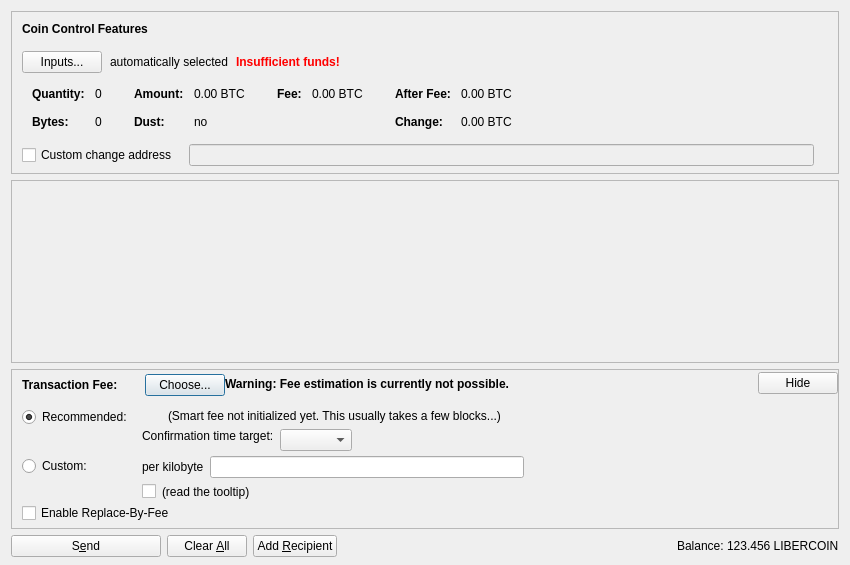
<?xml version="1.0" encoding="UTF-8"?>
<ui version="4.0">
 <class>SendCoinsDialog</class>
 <widget class="QDialog" name="SendCoinsDialog">
  <property name="geometry">
   <rect>
    <x>0</x>
    <y>0</y>
    <width>850</width>
    <height>565</height>
   </rect>
  </property>
  <property name="windowTitle">
   <string>Send Coins</string>
  </property>
  <layout class="QVBoxLayout" name="verticalLayout" stretch="0,1,0,0">
   <property name="bottomMargin">
    <number>8</number>
   </property>
   <item>
    <widget class="QFrame" name="frameCoinControl">
     <property name="sizePolicy">
      <sizepolicy hsizetype="Expanding" vsizetype="Expanding">
       <horstretch>0</horstretch>
       <verstretch>0</verstretch>
      </sizepolicy>
     </property>
     <property name="maximumSize">
      <size>
       <width>16777215</width>
       <height>16777215</height>
      </size>
     </property>
     <property name="frameShape">
      <enum>QFrame::StyledPanel</enum>
     </property>
     <property name="frameShadow">
      <enum>QFrame::Sunken</enum>
     </property>
     <layout class="QVBoxLayout" name="verticalLayoutCoinControl2">
      <property name="spacing">
       <number>0</number>
      </property>
      <property name="leftMargin">
       <number>0</number>
      </property>
      <property name="topMargin">
       <number>0</number>
      </property>
      <property name="rightMargin">
       <number>0</number>
      </property>
      <property name="bottomMargin">
       <number>6</number>
      </property>
      <item>
       <layout class="QVBoxLayout" name="verticalLayoutCoinControl" stretch="0,0,0,0,1">
        <property name="spacing">
         <number>0</number>
        </property>
        <property name="leftMargin">
         <number>10</number>
        </property>
        <property name="topMargin">
         <number>10</number>
        </property>
        <item>
         <layout class="QHBoxLayout" name="horizontalLayoutCoinControl1">
          <property name="bottomMargin">
           <number>15</number>
          </property>
          <item>
           <widget class="QLabel" name="labelCoinControlFeatures">
            <property name="sizePolicy">
             <sizepolicy hsizetype="Preferred" vsizetype="Maximum">
              <horstretch>0</horstretch>
              <verstretch>0</verstretch>
             </sizepolicy>
            </property>
            <property name="font">
             <font>
              <weight>75</weight>
              <bold>true</bold>
             </font>
            </property>
            <property name="styleSheet">
             <string notr="true">font-weight:bold;</string>
            </property>
            <property name="text">
             <string>Coin Control Features</string>
            </property>
           </widget>
          </item>
         </layout>
        </item>
        <item>
         <layout class="QHBoxLayout" name="horizontalLayoutCoinControl2" stretch="0,0,0,0">
          <property name="spacing">
           <number>8</number>
          </property>
          <property name="bottomMargin">
           <number>10</number>
          </property>
          <item>
           <widget class="QPushButton" name="pushButtonCoinControl">
            <property name="styleSheet">
             <string notr="true"/>
            </property>
            <property name="text">
             <string>Inputs...</string>
            </property>
            <property name="autoDefault">
             <bool>false</bool>
            </property>
           </widget>
          </item>
          <item>
           <widget class="QLabel" name="labelCoinControlAutomaticallySelected">
            <property name="text">
             <string>automatically selected</string>
            </property>
            <property name="margin">
             <number>5</number>
            </property>
           </widget>
          </item>
          <item>
           <widget class="QLabel" name="labelCoinControlInsuffFunds">
            <property name="font">
             <font>
              <weight>75</weight>
              <bold>true</bold>
             </font>
            </property>
            <property name="styleSheet">
             <string notr="true">color:red;font-weight:bold;</string>
            </property>
            <property name="text">
             <string>Insufficient funds!</string>
            </property>
            <property name="margin">
             <number>5</number>
            </property>
           </widget>
          </item>
          <item>
           <spacer name="horizontalSpacerCoinControl">
            <property name="orientation">
             <enum>Qt::Horizontal</enum>
            </property>
            <property name="sizeHint" stdset="0">
             <size>
              <width>40</width>
              <height>1</height>
             </size>
            </property>
           </spacer>
          </item>
         </layout>
        </item>
        <item>
         <widget class="QWidget" name="widgetCoinControl" native="true">
          <property name="sizePolicy">
           <sizepolicy hsizetype="Preferred" vsizetype="Preferred">
            <horstretch>0</horstretch>
            <verstretch>0</verstretch>
           </sizepolicy>
          </property>
          <property name="minimumSize">
           <size>
            <width>0</width>
            <height>0</height>
           </size>
          </property>
          <property name="styleSheet">
           <string notr="true"/>
          </property>
          <layout class="QHBoxLayout" name="horizontalLayoutCoinControl5">
           <property name="leftMargin">
            <number>0</number>
           </property>
           <property name="topMargin">
            <number>0</number>
           </property>
           <property name="rightMargin">
            <number>0</number>
           </property>
           <property name="bottomMargin">
            <number>0</number>
           </property>
           <item>
            <layout class="QHBoxLayout" name="horizontalLayoutCoinControl3" stretch="0,0,0,1">
             <property name="spacing">
              <number>20</number>
             </property>
             <property name="topMargin">
              <number>0</number>
             </property>
             <property name="bottomMargin">
              <number>10</number>
             </property>
             <item>
              <layout class="QFormLayout" name="formLayoutCoinControl1">
               <property name="horizontalSpacing">
                <number>10</number>
               </property>
               <property name="verticalSpacing">
                <number>14</number>
               </property>
               <property name="leftMargin">
                <number>10</number>
               </property>
               <property name="topMargin">
                <number>4</number>
               </property>
               <property name="rightMargin">
                <number>6</number>
               </property>
               <item row="0" column="0">
                <widget class="QLabel" name="labelCoinControlQuantityText">
                 <property name="font">
                  <font>
                   <weight>75</weight>
                   <bold>true</bold>
                  </font>
                 </property>
                 <property name="text">
                  <string>Quantity:</string>
                 </property>
                 <property name="margin">
                  <number>0</number>
                 </property>
                </widget>
               </item>
               <item row="0" column="1">
                <widget class="QLabel" name="labelCoinControlQuantity">
                 <property name="cursor">
                  <cursorShape>IBeamCursor</cursorShape>
                 </property>
                 <property name="contextMenuPolicy">
                  <enum>Qt::ActionsContextMenu</enum>
                 </property>
                 <property name="text">
                  <string notr="true">0</string>
                 </property>
                 <property name="margin">
                  <number>0</number>
                 </property>
                 <property name="textInteractionFlags">
                  <set>Qt::LinksAccessibleByMouse|Qt::TextSelectableByKeyboard|Qt::TextSelectableByMouse</set>
                 </property>
                </widget>
               </item>
               <item row="1" column="0">
                <widget class="QLabel" name="labelCoinControlBytesText">
                 <property name="font">
                  <font>
                   <weight>75</weight>
                   <bold>true</bold>
                  </font>
                 </property>
                 <property name="text">
                  <string>Bytes:</string>
                 </property>
                </widget>
               </item>
               <item row="1" column="1">
                <widget class="QLabel" name="labelCoinControlBytes">
                 <property name="cursor">
                  <cursorShape>IBeamCursor</cursorShape>
                 </property>
                 <property name="contextMenuPolicy">
                  <enum>Qt::ActionsContextMenu</enum>
                 </property>
                 <property name="text">
                  <string notr="true">0</string>
                 </property>
                 <property name="textInteractionFlags">
                  <set>Qt::LinksAccessibleByMouse|Qt::TextSelectableByKeyboard|Qt::TextSelectableByMouse</set>
                 </property>
                </widget>
               </item>
              </layout>
             </item>
             <item>
              <layout class="QFormLayout" name="formLayoutCoinControl2">
               <property name="horizontalSpacing">
                <number>10</number>
               </property>
               <property name="verticalSpacing">
                <number>14</number>
               </property>
               <property name="leftMargin">
                <number>6</number>
               </property>
               <property name="topMargin">
                <number>4</number>
               </property>
               <property name="rightMargin">
                <number>6</number>
               </property>
               <item row="0" column="0">
                <widget class="QLabel" name="labelCoinControlAmountText">
                 <property name="font">
                  <font>
                   <weight>75</weight>
                   <bold>true</bold>
                  </font>
                 </property>
                 <property name="text">
                  <string>Amount:</string>
                 </property>
                 <property name="margin">
                  <number>0</number>
                 </property>
                </widget>
               </item>
               <item row="0" column="1">
                <widget class="QLabel" name="labelCoinControlAmount">
                 <property name="cursor">
                  <cursorShape>IBeamCursor</cursorShape>
                 </property>
                 <property name="contextMenuPolicy">
                  <enum>Qt::ActionsContextMenu</enum>
                 </property>
                 <property name="text">
                  <string notr="true">0.00 BTC</string>
                 </property>
                 <property name="textInteractionFlags">
                  <set>Qt::LinksAccessibleByMouse|Qt::TextSelectableByKeyboard|Qt::TextSelectableByMouse</set>
                 </property>
                </widget>
               </item>
               <item row="1" column="0">
                <widget class="QLabel" name="labelCoinControlLowOutputText">
                 <property name="font">
                  <font>
                   <weight>75</weight>
                   <bold>true</bold>
                  </font>
                 </property>
                 <property name="text">
                  <string>Dust:</string>
                 </property>
                </widget>
               </item>
               <item row="1" column="1">
                <widget class="QLabel" name="labelCoinControlLowOutput">
                 <property name="cursor">
                  <cursorShape>IBeamCursor</cursorShape>
                 </property>
                 <property name="contextMenuPolicy">
                  <enum>Qt::ActionsContextMenu</enum>
                 </property>
                 <property name="text">
                  <string notr="true">no</string>
                 </property>
                 <property name="textInteractionFlags">
                  <set>Qt::LinksAccessibleByMouse|Qt::TextSelectableByKeyboard|Qt::TextSelectableByMouse</set>
                 </property>
                </widget>
               </item>
              </layout>
             </item>
             <item>
              <layout class="QFormLayout" name="formLayoutCoinControl3">
               <property name="horizontalSpacing">
                <number>10</number>
               </property>
               <property name="verticalSpacing">
                <number>14</number>
               </property>
               <property name="leftMargin">
                <number>6</number>
               </property>
               <property name="topMargin">
                <number>4</number>
               </property>
               <property name="rightMargin">
                <number>6</number>
               </property>
               <item row="0" column="0">
                <widget class="QLabel" name="labelCoinControlFeeText">
                 <property name="font">
                  <font>
                   <weight>75</weight>
                   <bold>true</bold>
                  </font>
                 </property>
                 <property name="text">
                  <string>Fee:</string>
                 </property>
                 <property name="margin">
                  <number>0</number>
                 </property>
                </widget>
               </item>
               <item row="0" column="1">
                <widget class="QLabel" name="labelCoinControlFee">
                 <property name="cursor">
                  <cursorShape>IBeamCursor</cursorShape>
                 </property>
                 <property name="contextMenuPolicy">
                  <enum>Qt::ActionsContextMenu</enum>
                 </property>
                 <property name="text">
                  <string notr="true">0.00 BTC</string>
                 </property>
                 <property name="textInteractionFlags">
                  <set>Qt::LinksAccessibleByMouse|Qt::TextSelectableByKeyboard|Qt::TextSelectableByMouse</set>
                 </property>
                </widget>
               </item>
              </layout>
             </item>
             <item>
              <layout class="QFormLayout" name="formLayoutCoinControl4">
               <property name="horizontalSpacing">
                <number>10</number>
               </property>
               <property name="verticalSpacing">
                <number>14</number>
               </property>
               <property name="leftMargin">
                <number>6</number>
               </property>
               <property name="topMargin">
                <number>4</number>
               </property>
               <property name="rightMargin">
                <number>6</number>
               </property>
               <item row="0" column="0">
                <widget class="QLabel" name="labelCoinControlAfterFeeText">
                 <property name="font">
                  <font>
                   <weight>75</weight>
                   <bold>true</bold>
                  </font>
                 </property>
                 <property name="text">
                  <string>After Fee:</string>
                 </property>
                 <property name="margin">
                  <number>0</number>
                 </property>
                </widget>
               </item>
               <item row="0" column="1">
                <widget class="QLabel" name="labelCoinControlAfterFee">
                 <property name="cursor">
                  <cursorShape>IBeamCursor</cursorShape>
                 </property>
                 <property name="contextMenuPolicy">
                  <enum>Qt::ActionsContextMenu</enum>
                 </property>
                 <property name="text">
                  <string notr="true">0.00 BTC</string>
                 </property>
                 <property name="textInteractionFlags">
                  <set>Qt::LinksAccessibleByMouse|Qt::TextSelectableByKeyboard|Qt::TextSelectableByMouse</set>
                 </property>
                </widget>
               </item>
               <item row="1" column="0">
                <widget class="QLabel" name="labelCoinControlChangeText">
                 <property name="font">
                  <font>
                   <weight>75</weight>
                   <bold>true</bold>
                  </font>
                 </property>
                 <property name="text">
                  <string>Change:</string>
                 </property>
                </widget>
               </item>
               <item row="1" column="1">
                <widget class="QLabel" name="labelCoinControlChange">
                 <property name="cursor">
                  <cursorShape>IBeamCursor</cursorShape>
                 </property>
                 <property name="contextMenuPolicy">
                  <enum>Qt::ActionsContextMenu</enum>
                 </property>
                 <property name="text">
                  <string notr="true">0.00 BTC</string>
                 </property>
                 <property name="textInteractionFlags">
                  <set>Qt::LinksAccessibleByMouse|Qt::TextSelectableByKeyboard|Qt::TextSelectableByMouse</set>
                 </property>
                </widget>
               </item>
              </layout>
             </item>
            </layout>
           </item>
          </layout>
         </widget>
        </item>
        <item>
         <layout class="QHBoxLayout" name="horizontalLayoutCoinControl4" stretch="0,0,0">
          <property name="spacing">
           <number>12</number>
          </property>
          <property name="sizeConstraint">
           <enum>QLayout::SetDefaultConstraint</enum>
          </property>
          <property name="topMargin">
           <number>5</number>
          </property>
          <property name="rightMargin">
           <number>5</number>
          </property>
          <item>
           <widget class="QCheckBox" name="checkBoxCoinControlChange">
            <property name="toolTip">
             <string>If this is activated, but the change address is empty or invalid, change will be sent to a newly generated address.</string>
            </property>
            <property name="text">
             <string>Custom change address</string>
            </property>
           </widget>
          </item>
          <item>
           <widget class="QValidatedLineEdit" name="lineEditCoinControlChange">
            <property name="enabled">
             <bool>false</bool>
            </property>
            <property name="sizePolicy">
             <sizepolicy hsizetype="Expanding" vsizetype="Fixed">
              <horstretch>0</horstretch>
              <verstretch>0</verstretch>
             </sizepolicy>
            </property>
           </widget>
          </item>
          <item>
           <widget class="QLabel" name="labelCoinControlChangeLabel">
            <property name="sizePolicy">
             <sizepolicy hsizetype="Preferred" vsizetype="Expanding">
              <horstretch>0</horstretch>
              <verstretch>0</verstretch>
             </sizepolicy>
            </property>
            <property name="minimumSize">
             <size>
              <width>0</width>
              <height>0</height>
             </size>
            </property>
            <property name="text">
             <string/>
            </property>
            <property name="margin">
             <number>3</number>
            </property>
           </widget>
          </item>
         </layout>
        </item>
        <item>
         <spacer name="verticalSpacerCoinControl">
          <property name="orientation">
           <enum>Qt::Vertical</enum>
          </property>
          <property name="sizeHint" stdset="0">
           <size>
            <width>800</width>
            <height>1</height>
           </size>
          </property>
         </spacer>
        </item>
       </layout>
      </item>
     </layout>
    </widget>
   </item>
   <item>
    <widget class="QScrollArea" name="scrollArea">
     <property name="widgetResizable">
      <bool>true</bool>
     </property>
     <widget class="QWidget" name="scrollAreaWidgetContents">
      <property name="geometry">
       <rect>
        <x>0</x>
        <y>0</y>
        <width>824</width>
        <height>72</height>
       </rect>
      </property>
      <layout class="QVBoxLayout" name="verticalLayout_2" stretch="0,1">
       <property name="leftMargin">
        <number>0</number>
       </property>
       <property name="topMargin">
        <number>0</number>
       </property>
       <property name="rightMargin">
        <number>0</number>
       </property>
       <property name="bottomMargin">
        <number>0</number>
       </property>
       <item>
        <layout class="QVBoxLayout" name="entries">
         <property name="spacing">
          <number>6</number>
         </property>
        </layout>
       </item>
       <item>
        <spacer name="verticalSpacer">
         <property name="orientation">
          <enum>Qt::Vertical</enum>
         </property>
         <property name="sizeHint" stdset="0">
          <size>
           <width>20</width>
           <height>40</height>
          </size>
         </property>
        </spacer>
       </item>
      </layout>
     </widget>
    </widget>
   </item>
   <item>
    <widget class="QFrame" name="frameFee">
     <property name="sizePolicy">
      <sizepolicy hsizetype="Expanding" vsizetype="Expanding">
       <horstretch>0</horstretch>
       <verstretch>0</verstretch>
      </sizepolicy>
     </property>
     <property name="maximumSize">
      <size>
       <width>16777215</width>
       <height>16777215</height>
      </size>
     </property>
     <property name="frameShape">
      <enum>QFrame::StyledPanel</enum>
     </property>
     <property name="frameShadow">
      <enum>QFrame::Sunken</enum>
     </property>
     <layout class="QVBoxLayout" name="verticalLayoutFee1">
      <property name="spacing">
       <number>0</number>
      </property>
      <property name="leftMargin">
       <number>0</number>
      </property>
      <property name="topMargin">
       <number>0</number>
      </property>
      <property name="rightMargin">
       <number>0</number>
      </property>
      <property name="bottomMargin">
       <number>0</number>
      </property>
      <item>
       <layout class="QVBoxLayout" name="verticalLayoutFee2" stretch="0,0,0">
        <property name="spacing">
         <number>0</number>
        </property>
        <property name="leftMargin">
         <number>10</number>
        </property>
        <property name="topMargin">
         <number>0</number>
        </property>
        <item>
         <layout class="QHBoxLayout" name="horizontalLayoutFee1">
          <property name="bottomMargin">
           <number>0</number>
          </property>
          <item>
           <layout class="QVBoxLayout" name="verticalLayoutFee7">
            <property name="spacing">
             <number>0</number>
            </property>
            <item>
             <spacer name="verticalSpacerSmartFee">
              <property name="orientation">
               <enum>Qt::Vertical</enum>
              </property>
              <property name="sizeType">
               <enum>QSizePolicy::Fixed</enum>
              </property>
              <property name="sizeHint" stdset="0">
               <size>
                <width>1</width>
                <height>4</height>
               </size>
              </property>
             </spacer>
            </item>
            <item>
             <layout class="QHBoxLayout" name="horizontalLayoutSmartFee">
              <property name="spacing">
               <number>10</number>
              </property>
              <item>
               <widget class="QLabel" name="labelFeeHeadline">
                <property name="sizePolicy">
                 <sizepolicy hsizetype="Preferred" vsizetype="Maximum">
                  <horstretch>0</horstretch>
                  <verstretch>0</verstretch>
                 </sizepolicy>
                </property>
                <property name="font">
                 <font>
                  <weight>75</weight>
                  <bold>true</bold>
                 </font>
                </property>
                <property name="styleSheet">
                 <string notr="true">font-weight:bold;</string>
                </property>
                <property name="text">
                 <string>Transaction Fee:</string>
                </property>
               </widget>
              </item>
              <item>
               <widget class="QLabel" name="labelFeeMinimized">
                <property name="text">
                 <string/>
                </property>
               </widget>
              </item>
              <item>
               <widget class="QPushButton" name="buttonChooseFee">
                <property name="text">
                 <string>Choose...</string>
                </property>
               </widget>
              </item>
             </layout>
            </item>
            <item>
             <spacer name="verticalSpacer_5">
              <property name="orientation">
               <enum>Qt::Vertical</enum>
              </property>
              <property name="sizeHint" stdset="0">
               <size>
                <width>1</width>
                <height>1</height>
               </size>
              </property>
             </spacer>
            </item>
           </layout>
          </item>
          <item>
           <widget class="QLabel" name="fallbackFeeWarningLabel">
            <property name="font">
             <font>
              <weight>75</weight>
              <bold>true</bold>
             </font>
            </property>
            <property name="toolTip">
             <string>Using the fallbackfee can result in sending a transaction that will take several hours or days (or never) to confirm. Consider choosing your fee manually or wait until you have validated the complete chain.</string>
            </property>
            <property name="text">
             <string>Warning: Fee estimation is currently not possible.</string>
            </property>
            <property name="wordWrap">
             <bool>false</bool>
            </property>
           </widget>
          </item>
          <item>
           <spacer name="horizontalSpacer_4">
            <property name="orientation">
             <enum>Qt::Horizontal</enum>
            </property>
            <property name="sizeType">
             <enum>QSizePolicy::MinimumExpanding</enum>
            </property>
            <property name="sizeHint" stdset="0">
             <size>
              <width>40</width>
              <height>20</height>
             </size>
            </property>
           </spacer>
          </item>
          <item>
           <widget class="QPushButton" name="buttonMinimizeFee">
            <property name="toolTip">
             <string>collapse fee-settings</string>
            </property>
            <property name="text">
             <string>Hide</string>
            </property>
           </widget>
          </item>
         </layout>
        </item>
        <item>
         <widget class="QFrame" name="frameFeeSelection">
          <layout class="QVBoxLayout" name="verticalLayoutFee12">
           <property name="spacing">
            <number>0</number>
           </property>
           <property name="leftMargin">
            <number>0</number>
           </property>
           <property name="topMargin">
            <number>0</number>
           </property>
           <property name="rightMargin">
            <number>0</number>
           </property>
           <property name="bottomMargin">
            <number>0</number>
           </property>
           <item>
            <layout class="QGridLayout" name="gridLayoutFee">
             <property name="topMargin">
              <number>10</number>
             </property>
             <property name="bottomMargin">
              <number>4</number>
             </property>
             <property name="horizontalSpacing">
              <number>10</number>
             </property>
             <property name="verticalSpacing">
              <number>4</number>
             </property>
             <item row="1" column="1">
              <layout class="QVBoxLayout" name="verticalLayoutFee8">
               <property name="spacing">
                <number>6</number>
               </property>
               <item>
                <layout class="QHBoxLayout" name="horizontalLayoutFee13">
                 <item>
                  <widget class="QLabel" name="labelCustomPerKilobyte">
                   <property name="toolTip">
                    <string>If the custom fee is set to 1000 satoshis and the transaction is only 250 bytes, then &quot;per kilobyte&quot; only pays 250 satoshis in fee, while &quot;total at least&quot; pays 1000 satoshis. For transactions bigger than a kilobyte both pay by kilobyte.</string>
                   </property>
                   <property name="text">
                    <string>per kilobyte</string>
                   </property>
                  </widget>
                 </item>
                 <item>
                  <widget class="BitcoinAmountField" name="customFee"/>
                 </item>
                 <item>
                  <spacer name="horizontalSpacer_6">
                   <property name="orientation">
                    <enum>Qt::Horizontal</enum>
                   </property>
                   <property name="sizeHint" stdset="0">
                    <size>
                     <width>1</width>
                     <height>1</height>
                    </size>
                   </property>
                  </spacer>
                 </item>
                </layout>
               </item>
               <item>
                <layout class="QHBoxLayout" name="horizontalLayoutFee8">
                 <item>
                  <widget class="QCheckBox" name="checkBoxMinimumFee">
                   <property name="toolTip">
                    <string>Paying only the minimum fee is just fine as long as there is less transaction volume than space in the blocks. But be aware that this can end up in a never confirming transaction once there is more demand for bitcoin transactions than the network can process.</string>
                   </property>
                   <property name="text">
                    <string/>
                   </property>
                  </widget>
                 </item>
                 <item>
                  <widget class="QLabel" name="labelMinFeeWarning">
                   <property name="enabled">
                    <bool>true</bool>
                   </property>
                   <property name="toolTip">
                    <string>Paying only the minimum fee is just fine as long as there is less transaction volume than space in the blocks. But be aware that this can end up in a never confirming transaction once there is more demand for bitcoin transactions than the network can process.</string>
                   </property>
                   <property name="text">
                    <string>(read the tooltip)</string>
                   </property>
                   <property name="margin">
                    <number>5</number>
                   </property>
                  </widget>
                 </item>
                 <item>
                  <spacer name="horizontalSpacer_2">
                   <property name="orientation">
                    <enum>Qt::Horizontal</enum>
                   </property>
                   <property name="sizeHint" stdset="0">
                    <size>
                     <width>1</width>
                     <height>1</height>
                    </size>
                   </property>
                  </spacer>
                 </item>
                </layout>
               </item>
              </layout>
             </item>
             <item row="0" column="0">
              <layout class="QVBoxLayout" name="verticalLayoutFee4" stretch="0,1">
               <item>
                <widget class="QRadioButton" name="radioSmartFee">
                 <property name="text">
                  <string>Recommended:</string>
                 </property>
                 <property name="checked">
                  <bool>true</bool>
                 </property>
                 <attribute name="buttonGroup">
                  <string notr="true">groupFee</string>
                 </attribute>
                </widget>
               </item>
               <item>
                <spacer name="verticalSpacer_2">
                 <property name="orientation">
                  <enum>Qt::Vertical</enum>
                 </property>
                 <property name="sizeHint" stdset="0">
                  <size>
                   <width>1</width>
                   <height>1</height>
                  </size>
                 </property>
                </spacer>
               </item>
              </layout>
             </item>
             <item row="1" column="0">
              <layout class="QVBoxLayout" name="verticalLayoutFee9" stretch="0,1">
               <item>
                <widget class="QRadioButton" name="radioCustomFee">
                 <property name="text">
                  <string>Custom:</string>
                 </property>
                 <attribute name="buttonGroup">
                  <string notr="true">groupFee</string>
                 </attribute>
                </widget>
               </item>
               <item>
                <spacer name="verticalSpacer_6">
                 <property name="orientation">
                  <enum>Qt::Vertical</enum>
                 </property>
                 <property name="sizeHint" stdset="0">
                  <size>
                   <width>1</width>
                   <height>1</height>
                  </size>
                 </property>
                </spacer>
               </item>
              </layout>
             </item>
             <item row="0" column="1">
              <layout class="QVBoxLayout" name="verticalLayoutFee3" stretch="0,0,1">
               <property name="spacing">
                <number>6</number>
               </property>
               <property name="topMargin">
                <number>2</number>
               </property>
               <item>
                <layout class="QHBoxLayout" name="horizontalLayoutFee12">
                 <item>
                  <widget class="QLabel" name="labelSmartFee">
                   <property name="text">
                    <string/>
                   </property>
                   <property name="margin">
                    <number>2</number>
                   </property>
                  </widget>
                 </item>
                 <item>
                  <widget class="QLabel" name="labelFeeEstimation">
                   <property name="text">
                    <string/>
                   </property>
                  </widget>
                 </item>
                 <item>
                  <widget class="QLabel" name="labelSmartFee2">
                   <property name="text">
                    <string>(Smart fee not initialized yet. This usually takes a few blocks...)</string>
                   </property>
                   <property name="margin">
                    <number>2</number>
                   </property>
                  </widget>
                 </item>
                 <item>
                  <spacer name="horizontalSpacer_5">
                   <property name="orientation">
                    <enum>Qt::Horizontal</enum>
                   </property>
                   <property name="sizeHint" stdset="0">
                    <size>
                     <width>1</width>
                     <height>1</height>
                    </size>
                   </property>
                  </spacer>
                 </item>
                </layout>
               </item>
               <item>
                <layout class="QHBoxLayout" name="horizontalLayoutFee9">
                 <item>
                  <layout class="QVBoxLayout" name="verticalLayoutFee6">
                   <item>
                    <widget class="QLabel" name="labelSmartFee3">
                     <property name="text">
                      <string>Confirmation time target:</string>
                     </property>
                     <property name="margin">
                      <number>2</number>
                     </property>
                    </widget>
                   </item>
                   <item>
                    <spacer name="verticalSpacer_3">
                     <property name="orientation">
                      <enum>Qt::Vertical</enum>
                     </property>
                     <property name="sizeHint" stdset="0">
                      <size>
                       <width>1</width>
                       <height>1</height>
                      </size>
                     </property>
                    </spacer>
                   </item>
                  </layout>
                 </item>
                 <item>
                  <layout class="QVBoxLayout" name="verticalLayoutFee5">
                   <property name="rightMargin">
                    <number>30</number>
                   </property>
                   <item>
                    <layout class="QHBoxLayout" name="horizontalLayoutConfTarget">
                     <property name="bottomMargin">
                      <number>0</number>
                     </property>
                     <item>
                      <widget class="QComboBox" name="confTargetSelector"/>
                     </item>
                     <item>
                      <spacer name="horizontalSpacerConfTarget">
                       <property name="orientation">
                        <enum>Qt::Horizontal</enum>
                       </property>
                       <property name="sizeHint" stdset="0">
                        <size>
                         <width>40</width>
                         <height>20</height>
                        </size>
                       </property>
                      </spacer>
                     </item>
                    </layout>
                   </item>
                  </layout>
                 </item>
                </layout>
               </item>
               <item>
                <spacer name="verticalSpacer_4">
                 <property name="orientation">
                  <enum>Qt::Vertical</enum>
                 </property>
                 <property name="sizeHint" stdset="0">
                  <size>
                   <width>1</width>
                   <height>1</height>
                  </size>
                 </property>
                </spacer>
               </item>
              </layout>
             </item>
            </layout>
           </item>
           <item>
            <widget class="QCheckBox" name="optInRBF">
             <property name="toolTip">
              <string>With Replace-By-Fee (BIP-125) you can increase a transaction's fee after it is sent. Without this, a higher fee may be recommended to compensate for increased transaction delay risk.</string>
             </property>
             <property name="text">
              <string>Enable Replace-By-Fee</string>
             </property>
            </widget>
           </item>
          </layout>
         </widget>
        </item>
        <item>
         <spacer name="verticalSpacerFee">
          <property name="orientation">
           <enum>Qt::Vertical</enum>
          </property>
          <property name="sizeHint" stdset="0">
           <size>
            <width>40</width>
            <height>5</height>
           </size>
          </property>
         </spacer>
        </item>
       </layout>
      </item>
     </layout>
    </widget>
   </item>
   <item>
    <layout class="QHBoxLayout" name="horizontalLayout">
     <item>
      <widget class="QPushButton" name="sendButton">
       <property name="minimumSize">
        <size>
         <width>150</width>
         <height>0</height>
        </size>
       </property>
       <property name="toolTip">
        <string>Confirm the send action</string>
       </property>
       <property name="text">
        <string>S&amp;end</string>
       </property>
       <property name="icon">
        <iconset resource="../libercoin.qrc">
         <normaloff>:/icons/send</normaloff>:/icons/send</iconset>
       </property>
       <property name="autoDefault">
        <bool>false</bool>
       </property>
       <property name="default">
        <bool>false</bool>
       </property>
      </widget>
     </item>
     <item>
      <widget class="QPushButton" name="clearButton">
       <property name="sizePolicy">
        <sizepolicy hsizetype="Minimum" vsizetype="Fixed">
         <horstretch>0</horstretch>
         <verstretch>0</verstretch>
        </sizepolicy>
       </property>
       <property name="toolTip">
        <string>Clear all fields of the form.</string>
       </property>
       <property name="text">
        <string>Clear &amp;All</string>
       </property>
       <property name="icon">
        <iconset resource="../libercoin.qrc">
         <normaloff>:/icons/remove</normaloff>:/icons/remove</iconset>
       </property>
       <property name="autoDefault">
        <bool>false</bool>
       </property>
      </widget>
     </item>
     <item>
      <widget class="QPushButton" name="addButton">
       <property name="toolTip">
        <string>Send to multiple recipients at once</string>
       </property>
       <property name="text">
        <string>Add &amp;Recipient</string>
       </property>
       <property name="icon">
        <iconset resource="../libercoin.qrc">
         <normaloff>:/icons/add</normaloff>:/icons/add</iconset>
       </property>
       <property name="autoDefault">
        <bool>false</bool>
       </property>
      </widget>
     </item>
     <item>
      <spacer name="horizontalSpacer">
       <property name="orientation">
        <enum>Qt::Horizontal</enum>
       </property>
       <property name="sizeHint" stdset="0">
        <size>
         <width>40</width>
         <height>20</height>
        </size>
       </property>
      </spacer>
     </item>
     <item>
      <layout class="QHBoxLayout" name="horizontalLayout_2">
       <property name="spacing">
        <number>3</number>
       </property>
       <item>
        <widget class="QLabel" name="label">
         <property name="sizePolicy">
          <sizepolicy hsizetype="Preferred" vsizetype="Fixed">
           <horstretch>0</horstretch>
           <verstretch>0</verstretch>
          </sizepolicy>
         </property>
         <property name="text">
          <string>Balance:</string>
         </property>
        </widget>
       </item>
       <item>
        <widget class="QLabel" name="labelBalance">
         <property name="sizePolicy">
          <sizepolicy hsizetype="Preferred" vsizetype="Fixed">
           <horstretch>0</horstretch>
           <verstretch>0</verstretch>
          </sizepolicy>
         </property>
         <property name="cursor">
          <cursorShape>IBeamCursor</cursorShape>
         </property>
         <property name="text">
          <string notr="true">123.456 LIBERCOIN</string>
         </property>
         <property name="textInteractionFlags">
          <set>Qt::LinksAccessibleByMouse|Qt::TextSelectableByKeyboard|Qt::TextSelectableByMouse</set>
         </property>
        </widget>
       </item>
      </layout>
     </item>
    </layout>
   </item>
  </layout>
 </widget>
 <customwidgets>
  <customwidget>
   <class>QValidatedLineEdit</class>
   <extends>QLineEdit</extends>
   <header>qt/qvalidatedlineedit.h</header>
  </customwidget>
  <customwidget>
   <class>BitcoinAmountField</class>
   <extends>QLineEdit</extends>
   <header>qt/libercoinamountfield.h</header>
   <container>1</container>
  </customwidget>
 </customwidgets>
 <resources>
  <include location="../libercoin.qrc"/>
 </resources>
 <connections/>
 <buttongroups>
  <buttongroup name="groupFee"/>
 </buttongroups>
</ui>
